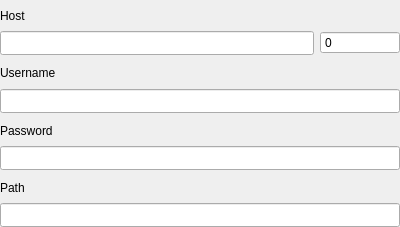
<?xml version="1.0" encoding="UTF-8"?>
<ui version="4.0">
 <class>FTPFormGeneralUI</class>
 <widget class="QWidget" name="FTPFormGeneralUI">
  <property name="geometry">
   <rect>
    <x>0</x>
    <y>0</y>
    <width>400</width>
    <height>227</height>
   </rect>
  </property>
  <property name="maximumSize">
   <size>
    <width>16777215</width>
    <height>227</height>
   </size>
  </property>
  <property name="windowTitle">
   <string>General</string>
  </property>
  <layout class="QVBoxLayout" name="verticalLayout">
   <property name="spacing">
    <number>6</number>
   </property>
   <property name="leftMargin">
    <number>0</number>
   </property>
   <property name="topMargin">
    <number>6</number>
   </property>
   <property name="rightMargin">
    <number>0</number>
   </property>
   <property name="bottomMargin">
    <number>0</number>
   </property>
   <item>
    <widget class="QLabel" name="label">
     <property name="minimumSize">
      <size>
       <width>80</width>
       <height>0</height>
      </size>
     </property>
     <property name="baseSize">
      <size>
       <width>0</width>
       <height>0</height>
      </size>
     </property>
     <property name="text">
      <string>Host</string>
     </property>
     <property name="alignment">
      <set>Qt::AlignLeading|Qt::AlignLeft|Qt::AlignVCenter</set>
     </property>
    </widget>
   </item>
   <item>
    <layout class="QHBoxLayout" name="horizontalLayout">
     <item>
      <widget class="QLineEdit" name="hostLineEdit">
       <property name="minimumSize">
        <size>
         <width>0</width>
         <height>24</height>
        </size>
       </property>
      </widget>
     </item>
     <item>
      <widget class="QSpinBox" name="portSpinBox">
       <property name="minimumSize">
        <size>
         <width>80</width>
         <height>0</height>
        </size>
       </property>
       <property name="maximumSize">
        <size>
         <width>80</width>
         <height>16777215</height>
        </size>
       </property>
       <property name="toolTip">
        <string>Port</string>
       </property>
       <property name="buttonSymbols">
        <enum>QAbstractSpinBox::NoButtons</enum>
       </property>
       <property name="maximum">
        <number>65535</number>
       </property>
       <property name="stepType">
        <enum>QAbstractSpinBox::DefaultStepType</enum>
       </property>
      </widget>
     </item>
    </layout>
   </item>
   <item>
    <spacer name="verticalSpacer">
     <property name="orientation">
      <enum>Qt::Vertical</enum>
     </property>
     <property name="sizeType">
      <enum>QSizePolicy::Fixed</enum>
     </property>
     <property name="sizeHint" stdset="0">
      <size>
       <width>20</width>
       <height>2</height>
      </size>
     </property>
    </spacer>
   </item>
   <item>
    <widget class="QLabel" name="label_3">
     <property name="minimumSize">
      <size>
       <width>80</width>
       <height>0</height>
      </size>
     </property>
     <property name="text">
      <string>Username</string>
     </property>
     <property name="alignment">
      <set>Qt::AlignLeading|Qt::AlignLeft|Qt::AlignVCenter</set>
     </property>
    </widget>
   </item>
   <item>
    <widget class="QLineEdit" name="usernameLineEdit">
     <property name="minimumSize">
      <size>
       <width>0</width>
       <height>24</height>
      </size>
     </property>
    </widget>
   </item>
   <item>
    <spacer name="verticalSpacer_2">
     <property name="orientation">
      <enum>Qt::Vertical</enum>
     </property>
     <property name="sizeType">
      <enum>QSizePolicy::Fixed</enum>
     </property>
     <property name="sizeHint" stdset="0">
      <size>
       <width>20</width>
       <height>2</height>
      </size>
     </property>
    </spacer>
   </item>
   <item>
    <widget class="QLabel" name="label_4">
     <property name="sizePolicy">
      <sizepolicy hsizetype="Preferred" vsizetype="Preferred">
       <horstretch>0</horstretch>
       <verstretch>0</verstretch>
      </sizepolicy>
     </property>
     <property name="minimumSize">
      <size>
       <width>80</width>
       <height>0</height>
      </size>
     </property>
     <property name="text">
      <string>Password</string>
     </property>
     <property name="alignment">
      <set>Qt::AlignLeading|Qt::AlignLeft|Qt::AlignVCenter</set>
     </property>
    </widget>
   </item>
   <item>
    <widget class="ady::PasswordEdit" name="passwordLineEdit">
     <property name="minimumSize">
      <size>
       <width>0</width>
       <height>24</height>
      </size>
     </property>
     <property name="echoMode">
      <enum>QLineEdit::PasswordEchoOnEdit</enum>
     </property>
    </widget>
   </item>
   <item>
    <spacer name="verticalSpacer_3">
     <property name="orientation">
      <enum>Qt::Vertical</enum>
     </property>
     <property name="sizeType">
      <enum>QSizePolicy::Fixed</enum>
     </property>
     <property name="sizeHint" stdset="0">
      <size>
       <width>20</width>
       <height>2</height>
      </size>
     </property>
    </spacer>
   </item>
   <item>
    <widget class="QLabel" name="label_5">
     <property name="minimumSize">
      <size>
       <width>80</width>
       <height>0</height>
      </size>
     </property>
     <property name="text">
      <string>Path</string>
     </property>
     <property name="alignment">
      <set>Qt::AlignLeading|Qt::AlignLeft|Qt::AlignVCenter</set>
     </property>
    </widget>
   </item>
   <item>
    <widget class="QLineEdit" name="pathLineEdit">
     <property name="minimumSize">
      <size>
       <width>0</width>
       <height>24</height>
      </size>
     </property>
    </widget>
   </item>
  </layout>
  <action name="actionShow">
   <property name="icon">
    <iconset theme="QIcon::ThemeIcon::ViewRefresh"/>
   </property>
   <property name="text">
    <string>Show</string>
   </property>
   <property name="menuRole">
    <enum>QAction::NoRole</enum>
   </property>
  </action>
 </widget>
 <customwidgets>
  <customwidget>
   <class>ady::PasswordEdit</class>
   <extends>QLineEdit</extends>
   <header location="global">components/password_edit.h</header>
  </customwidget>
 </customwidgets>
 <resources/>
 <connections/>
</ui>
